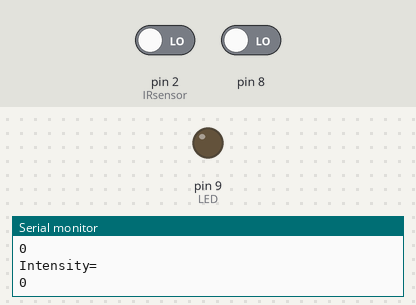
This sketch was run on a simulated Arduino Uno, built with avr-gcc and run on an emulated ATmega328P. On the bench: output pins drawn as LEDs (lit = HIGH), the last lines printed to the serial monitor. The inputs (shaded band) are chosen by the test bench; at power-on: pin 2 (IRsensor) LOW, pin 8 LOW.

Above: at 1.4 s.
1.5 s: pin 2 (IRsensor) driven HIGH
At 2.9 s:
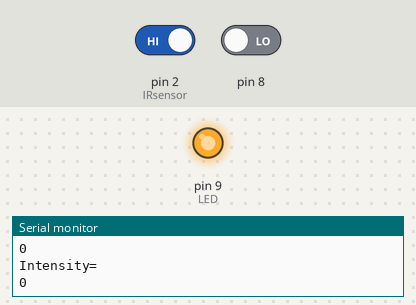
3.3 s: pin 8 driven HIGH
At 4.3 s:
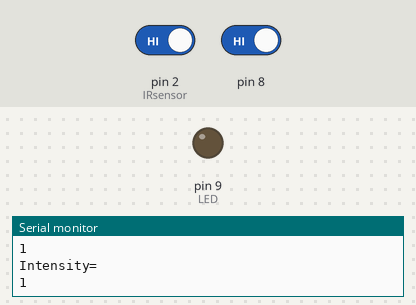
5.1 s: pin 8 driven LOW
At 5.7 s:
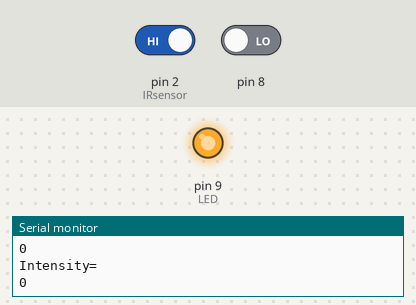
Timing chart, 0 to 8.1 s (numbered marks = the images above; inputs shaded):
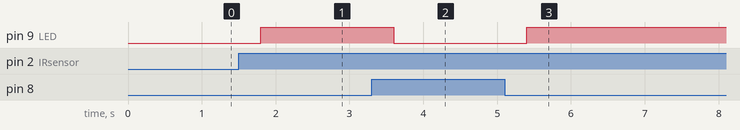

Measured:
- after the input at 1.5 s, pin 9 (LED): LOW → HIGH after 0.30 s
- after the input at 3.3 s, pin 9 (LED): HIGH → LOW after 0.30 s
- after the input at 5.1 s, pin 9 (LED): LOW → HIGH after 0.30 s

The sketch:

pj_project.ino
```cpp
int IRsensor=2;
int LED=9;
void setup() {
  pinMode(8,INPUT);
  pinMode(LED,OUTPUT);
  Serial.begin(9600); //initialise serial monitor
  pinMode(IRsensor,INPUT);
}

void loop() {
  int temp=digitalRead(8);
  int stat=digitalRead(IRsensor);//assign value of LDR sensor to a temporary variable
  Serial.println("Intensity="); //print on serial monitor using ""
  Serial.println(temp);         //display output on serial monitor
  delay(300);
  if(temp==HIGH){
      digitalWrite(LED,LOW); //if light is not present,LED on
  }
  else if(temp==LOW){
    if(stat==HIGH){
      digitalWrite(LED,HIGH);
    }
  }
}
```
